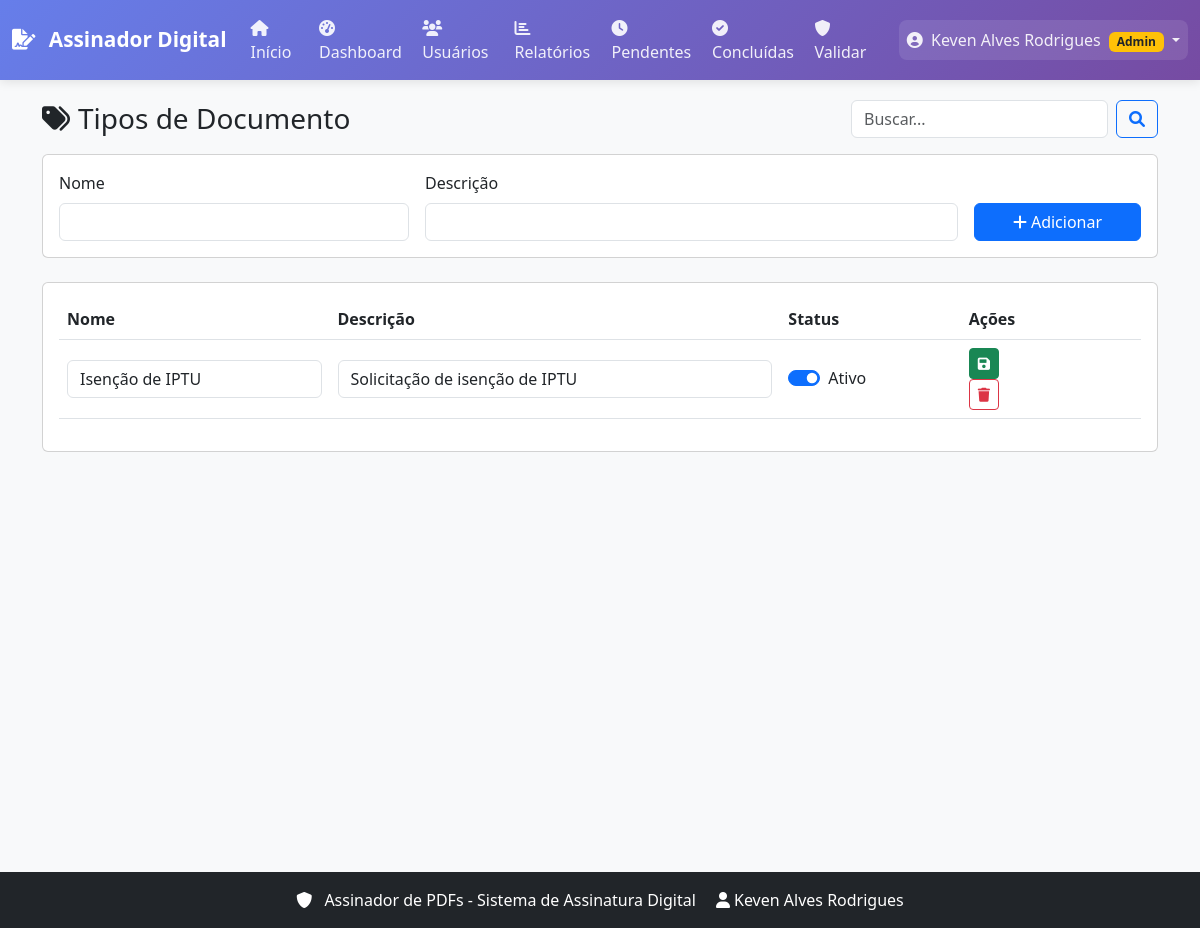
The page /admin/document-types (signed in) on the database as committed earlier.
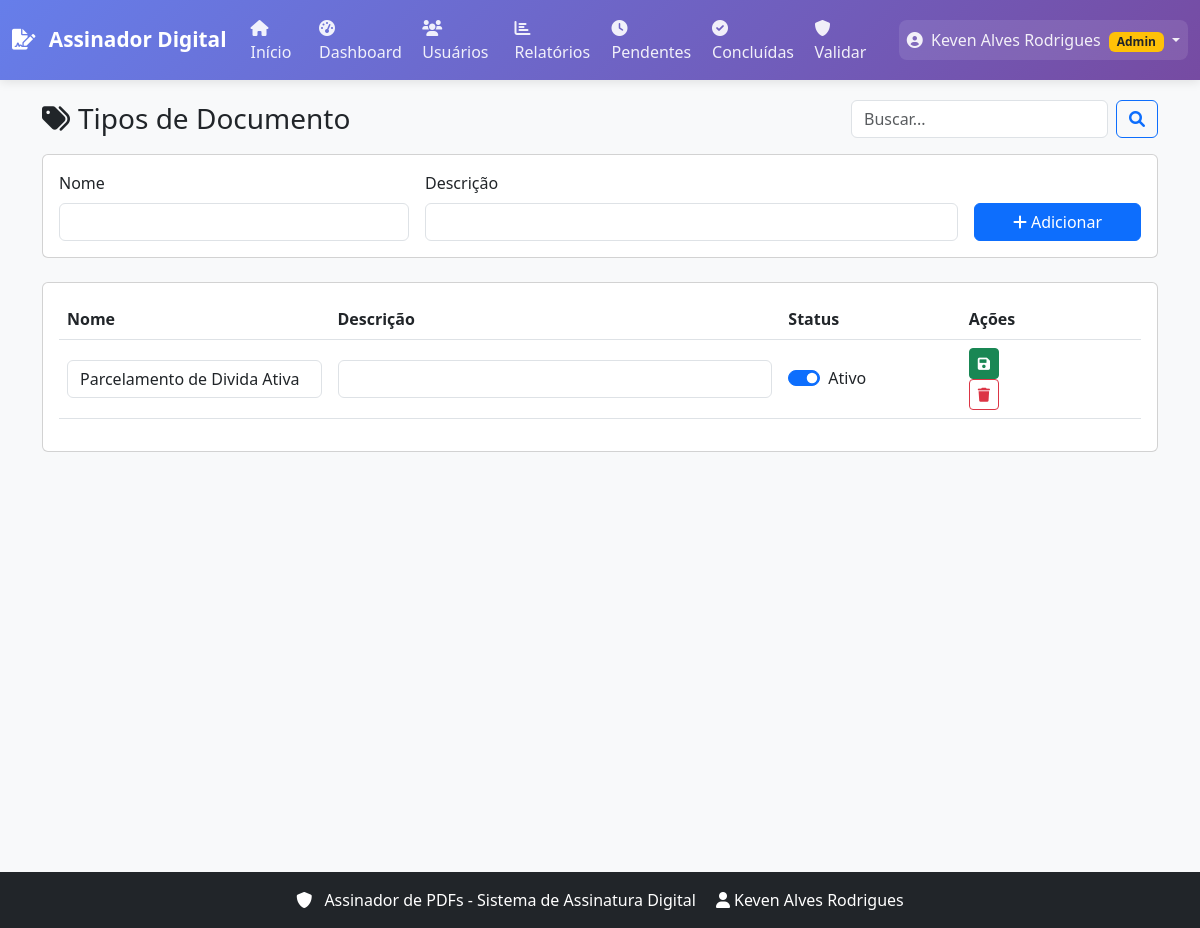
The same page on the database as committed later.
### models.py (models this page shows, shortened)
class DocumentType(db.Model):
    __tablename__ = 'document_types'
    id = db.Column(db.Integer, primary_key=True)
    name = db.Column(db.String(120), unique=True, nullable=False)
    description = db.Column(db.String(255))
    active = db.Column(db.Boolean, default=True)
    created_at = db.Column(db.DateTime, default=datetime.now)
    updated_at = db.Column(db.DateTime, default=datetime.now, onupdate=datetime.now)
    signatures = db.relationship('Signature', backref='document_type', lazy='dynamic')

### app.py (the view, shortened to what this page needs)
    @app.route('/admin/document-types', methods=['GET', 'POST'])
    @login_required
    @admin_required
    def admin_document_types():
        from models import DocumentType
        q = request.args.get('q', '').strip()
        query = DocumentType.query
        if q:
            like = f"%{q}%"
            query = query.filter(db.or_(DocumentType.name.ilike(like), DocumentType.description.ilike(like)))
        items = query.order_by(DocumentType.active.desc(), DocumentType.name.asc()).all()
        return render_template('admin/document_types.html', items=items, q=q)

### auth.py (called while the page is built)
def admin_required(f):
    @wraps(f)
    def decorated_function(*args, **kwargs):
        if not current_user.is_authenticated:
            return redirect(url_for('login'))
        if not current_user.is_admin():
            flash('Acesso negado. Privilégios de administrador necessários.', 'error')
            return redirect(url_for('index'))
        return f(*args, **kwargs)
    return decorated_function

### models.py (called while the page is built)
    def is_admin(self):
        return self.role == 'admin'

### utils/mobile_optimizations.py (called while the page is built, shortened)
def is_mobile_device():
    user_agent = request.headers.get('User-Agent', '').lower()
    mobile_indicators = [
        'mobile', 'android', 'iphone', 'ipad', 'tablet',
        'samsung', 'chrome', 'safari'
    ]
    return any(indicator in user_agent for indicator in mobile_indicators)

def optimize_for_device():
    if not is_mobile_device():
        return

def get_optimized_query_limits():
    if not is_mobile_device():
        return 100  # Desktop

def should_use_compression():
    if not is_mobile_device():
        return False
    return True

def get_cache_timeout():
    if not is_mobile_device():
        return 300  # 5 minutos para desktop

def get_mobile_headers():
    if not is_mobile_device():
        return {}

### templates/admin/document_types.html (shortened to what this page needs)
{% extends "base.html" %}
{% block content %}
<div class="container my-4">
    <div class="d-flex align-items-center mb-3">
        <h3 class="mb-0"><i class="fas fa-tags me-2"></i>Tipos de Documento</h3>
        <form class="ms-auto d-flex" method="GET">
            <input type="text" class="form-control me-2" name="q" placeholder="Buscar..." value="{{ q }}">
            <button class="btn btn-outline-primary" type="submit"><i class="fas fa-search"></i></button>
        </form>
    </div>
    <div class="card mb-4">
        <div class="card-body">
            <form method="POST" class="row g-3">
                <div class="col-md-4">
                    <label class="form-label">Nome</label>
                    <input type="text" class="form-control" name="name" required>
                </div>
                <div class="col-md-6">
                    <label class="form-label">Descrição</label>
                    <input type="text" class="form-control" name="description">
                </div>
                <div class="col-md-2 d-grid">
                    <label class="form-label">&nbsp;</label>
                    <button type="submit" class="btn btn-primary"><i class="fas fa-plus me-1"></i>Adicionar</button>
                </div>
            </form>
        </div>
    </div>
    <div class="card">
        <div class="card-body">
            <div class="table-responsive">
                <table class="table align-middle">
                    <thead>
                        <tr>
                            <th>Nome</th>
                            <th>Descrição</th>
                            <th>Status</th>
                            <th style="width:220px;">Ações</th>
                        </tr>
                    </thead>
                    <tbody>
                        {% for it in items %}
                        <tr>
                            <form method="POST" class="row g-2">
                                <td class="col-md-3">
                                    <input type="text" class="form-control" name="name" value="{{ it.name }}" required>
                                </td>
                                <td class="col-md-5">
                                    <input type="text" class="form-control" name="description" value="{{ it.description or '' }}">
                                </td>
                                <td class="col-md-2">
                                    <div class="form-check form-switch">
                                        <input class="form-check-input" type="checkbox" name="active" id="active_{{ it.id }}" {% if it.active %}checked{% endif %}>
                                        <label class="form-check-label" for="active_{{ it.id }}">Ativo</label>
                                    </div>
                                </td>
                                <td class="col-md-2">
                                    <div class="d-flex gap-2">
                                        <button class="btn btn-sm btn-success" type="submit"><i class="fas fa-save"></i></button>
                                    </div>
                            </form>
                                    <form method="POST" onsubmit="return confirm('Remover este tipo?');" class="d-inline">
                                        <button class="btn btn-sm btn-outline-danger" type="submit"><i class="fas fa-trash"></i></button>
                                    </form>
                        </tr>
                        {% else %}
                        <tr>
                            <td colspan="4" class="text-center text-muted py-4">Nenhum tipo cadastrado.</td>
                        </tr>
                        {% endfor %}
                    </tbody>
                </table>
            </div>
        </div>
    </div>
</div>
{% endblock %}

Rows that differ between the two databases and show on the page:
removed DocumentType: name "Isenção de IPTU", description "Solicitação de isenção de IPTU", active "☑"
added DocumentType: name "Parcelamento de Divida Ativa", active "☑"
